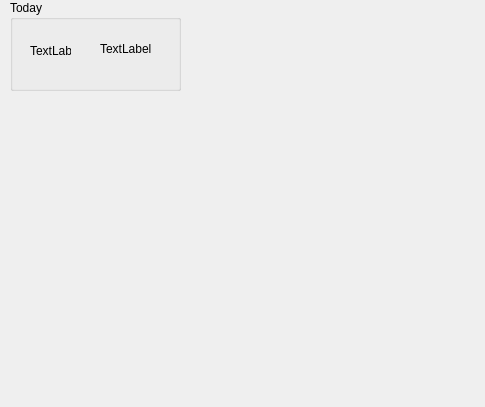
<?xml version="1.0" encoding="UTF-8"?>
<ui version="4.0">
 <class>Form</class>
 <widget class="QWidget" name="Form">
  <property name="geometry">
   <rect>
    <x>0</x>
    <y>0</y>
    <width>485</width>
    <height>407</height>
   </rect>
  </property>
  <property name="windowTitle">
   <string>Form</string>
  </property>
  <widget class="QGroupBox" name="groupBox">
   <property name="geometry">
    <rect>
     <x>10</x>
     <y>0</y>
     <width>171</width>
     <height>91</height>
    </rect>
   </property>
   <property name="title">
    <string>Today</string>
   </property>
   <property name="flat">
    <bool>false</bool>
   </property>
   <property name="checkable">
    <bool>false</bool>
   </property>
   <widget class="QLabel" name="label">
    <property name="geometry">
     <rect>
      <x>90</x>
      <y>40</y>
      <width>59</width>
      <height>17</height>
     </rect>
    </property>
    <property name="text">
     <string>TextLabel</string>
    </property>
   </widget>
   <widget class="QLabel" name="weather_icon">
    <property name="geometry">
     <rect>
      <x>20</x>
      <y>30</y>
      <width>41</width>
      <height>41</height>
     </rect>
    </property>
    <property name="text">
     <string>TextLabel</string>
    </property>
   </widget>
  </widget>
 </widget>
 <resources/>
 <connections/>
</ui>
